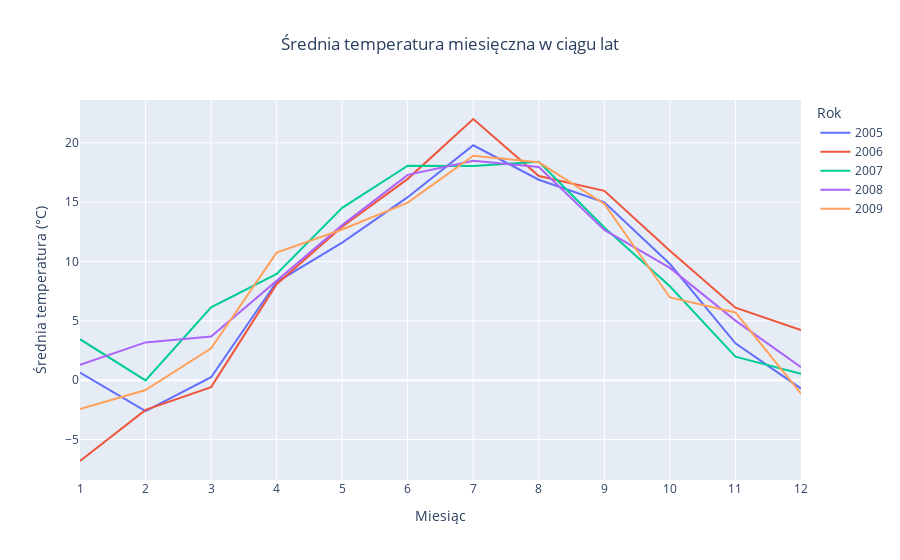

Notebook cell for this chart:
### Code cell
df_wczesne_lata_2=df[(df['Year']>=2005) & (df['Year']<2010)]

fig = px.line(df_wczesne_lata_2, x='Month', y='AvgTemp', color='Year',
              title='Średnia temperatura miesięczna w ciągu lat',
              labels={
                  'Month': 'Miesiąc',
                  'AvgTemp': 'Średnia temperatura (°C)',
                  'Year': 'Rok'
              })

# Poprawa czytelności wykresu i wycentrowanie tytułu
fig.update_layout(title_x=0.5,
                  xaxis=dict(tickmode='array', tickvals=list(range(1, 13))),
                  xaxis_title='Miesiąc',
                  yaxis_title='Średnia temperatura (°C)')

# Wyświetlenie wykresu
fig.show()

### Figure 1 — Plotly figure (JSON) as saved in the notebook; plotly's stock layout.template omitted (floating-point values rounded to 4 significant figures)
{"data": [{"hovertemplate": "Rok=2005<br>Miesiąc=%{x}<br>Średnia temperatura (°C)=%{y}<extra></extra>", "legendgroup": "2005", "line": {"color": "#636efa", "dash": "solid"}, "marker": {"symbol": "circle"}, "mode": "lines", "name": "2005", "orientation": "v", "showlegend": true, "x": [1, 2, 3, 4, 5, 6, 7, 8, 9, 10, 11, 12], "xaxis": "x", "y": [0.6356, -2.605, 0.2463, 8.268, 11.59, 15.42, 19.79, 16.89, 14.98, 9.789, 3.102, -0.7069], "yaxis": "y", "type": "scatter"}, {"hovertemplate": "Rok=2006<br>Miesiąc=%{x}<br>Średnia temperatura (°C)=%{y}<extra></extra>", "legendgroup": "2006", "line": {"color": "#EF553B", "dash": "solid"}, "marker": {"symbol": "circle"}, "mode": "lines", "name": "2006", "orientation": "v", "showlegend": true, "x": [1, 2, 3, 4, 5, 6, 7, 8, 9, 10, 11, 12], "xaxis": "x", "y": [-6.81, -2.501, -0.583, 8.088, 12.93, 16.96, 22.01, 17.2, 15.95, 10.9, 6.104, 4.229], "yaxis": "y", "type": "scatter"}, {"hovertemplate": "Rok=2007<br>Miesiąc=%{x}<br>Średnia temperatura (°C)=%{y}<extra></extra>", "legendgroup": "2007", "line": {"color": "#00cc96", "dash": "solid"}, "marker": {"symbol": "circle"}, "mode": "lines", "name": "2007", "orientation": "v", "showlegend": true, "x": [1, 2, 3, 4, 5, 6, 7, 8, 9, 10, 11, 12], "xaxis": "x", "y": [3.451, -0.02522, 6.146, 8.96, 14.52, 18.07, 18.05, 18.4, 12.87, 7.912, 1.985, 0.5398], "yaxis": "y", "type": "scatter"}, {"hovertemplate": "Rok=2008<br>Miesiąc=%{x}<br>Średnia temperatura (°C)=%{y}<extra></extra>", "legendgroup": "2008", "line": {"color": "#ab63fa", "dash": "solid"}, "marker": {"symbol": "circle"}, "mode": "lines", "name": "2008", "orientation": "v", "showlegend": true, "x": [1, 2, 3, 4, 5, 6, 7, 8, 9, 10, 11, 12], "xaxis": "x", "y": [1.289, 3.183, 3.681, 8.355, 13.06, 17.3, 18.48, 17.96, 12.66, 9.464, 5.015, 1.098], "yaxis": "y", "type": "scatter"}, {"hovertemplate": "Rok=2009<br>Miesiąc=%{x}<br>Średnia temperatura (°C)=%{y}<extra></extra>", "legendgroup": "2009", "line": {"color": "#FFA15A", "dash": "solid"}, "marker": {"symbol": "circle"}, "mode": "lines", "name": "2009", "orientation": "v", "showlegend": true, "x": [1, 2, 3, 4, 5, 6, 7, 8, 9, 10, 11, 12], "xaxis": "x", "y": [-2.427, -0.8324, 2.688, 10.74, 12.7, 14.96, 18.9, 18.36, 14.85, 6.97, 5.709, -1.125], "yaxis": "y", "type": "scatter"}], "layout": {"xaxis": {"anchor": "y", "domain": [0.0, 1.0], "title": {"text": "Miesiąc"}, "tickmode": "array", "tickvals": [1, 2, 3, 4, 5, 6, 7, 8, 9, 10, 11, 12]}, "yaxis": {"anchor": "x", "domain": [0.0, 1.0], "title": {"text": "Średnia temperatura (°C)"}}, "legend": {"title": {"text": "Rok"}, "tracegroupgap": 0}, "title": {"text": "Średnia temperatura miesięczna w ciągu lat", "x": 0.5}}}
